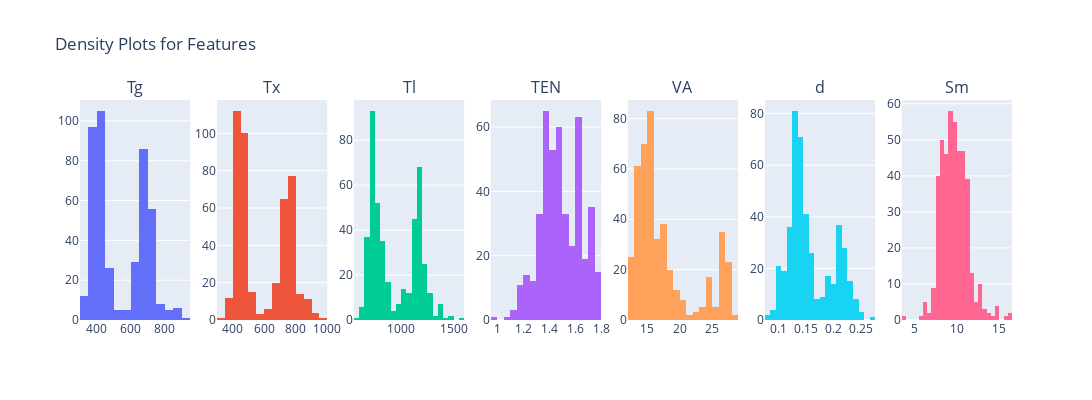

The notebook cell this image was saved under:
### Code cell
import plotly.graph_objects as go
from plotly.subplots import make_subplots

# Create subplots
fig = make_subplots(rows=1, cols=len(features), subplot_titles=features)

# Add traces for each feature
for i, feature in enumerate(features, start=1):
    fig.add_trace(
        go.Histogram(x=df[feature], name=feature),
        row=1, col=i
    )

# Update layout
fig.update_layout(
    title_text="Density Plots for Features",
    showlegend=False,
    height=400,
    width=1200,
)

# Show plot
fig.show()

### Figure 1 — Plotly figure (JSON) as saved in the notebook; plotly's stock layout.template omitted (floating-point values rounded to 4 significant figures; data arrays with more than 128 entries replaced by an {"elided": "..."} marker saying what was removed)
{"data": [{"name": "Tg", "type": "histogram", "x": {"elided": "441 float values"}, "xaxis": "x", "yaxis": "y"}, {"name": "Tx", "type": "histogram", "x": {"elided": "441 float values"}, "xaxis": "x2", "yaxis": "y2"}, {"name": "Tl", "type": "histogram", "x": {"elided": "441 float values"}, "xaxis": "x3", "yaxis": "y3"}, {"name": "TEN", "type": "histogram", "x": {"elided": "441 float values"}, "xaxis": "x4", "yaxis": "y4"}, {"name": "VA", "type": "histogram", "x": {"elided": "441 float values"}, "xaxis": "x5", "yaxis": "y5"}, {"name": "d", "type": "histogram", "x": {"elided": "441 float values"}, "xaxis": "x6", "yaxis": "y6"}, {"name": "Sm", "type": "histogram", "x": {"elided": "441 float values"}, "xaxis": "x7", "yaxis": "y7"}], "layout": {"annotations": [{"font": {"size": 16}, "showarrow": false, "text": "Tg", "x": 0.05918, "xanchor": "center", "xref": "paper", "y": 1, "yanchor": "bottom", "yref": "paper"}, {"font": {"size": 16}, "showarrow": false, "text": "Tx", "x": 0.2061, "xanchor": "center", "xref": "paper", "y": 1, "yanchor": "bottom", "yref": "paper"}, {"font": {"size": 16}, "showarrow": false, "text": "Tl", "x": 0.3531, "xanchor": "center", "xref": "paper", "y": 1, "yanchor": "bottom", "yref": "paper"}, {"font": {"size": 16}, "showarrow": false, "text": "TEN", "x": 0.5, "xanchor": "center", "xref": "paper", "y": 1, "yanchor": "bottom", "yref": "paper"}, {"font": {"size": 16}, "showarrow": false, "text": "VA", "x": 0.6469, "xanchor": "center", "xref": "paper", "y": 1, "yanchor": "bottom", "yref": "paper"}, {"font": {"size": 16}, "showarrow": false, "text": "d", "x": 0.7939, "xanchor": "center", "xref": "paper", "y": 1, "yanchor": "bottom", "yref": "paper"}, {"font": {"size": 16}, "showarrow": false, "text": "Sm", "x": 0.9408, "xanchor": "center", "xref": "paper", "y": 1, "yanchor": "bottom", "yref": "paper"}], "height": 400, "showlegend": false, "title": {"text": "Density Plots for Features"}, "width": 1200, "xaxis": {"anchor": "y", "domain": [0, 0.1184]}, "xaxis2": {"anchor": "y2", "domain": [0.1469, 0.2653]}, "xaxis3": {"anchor": "y3", "domain": [0.2939, 0.4122]}, "xaxis4": {"anchor": "y4", "domain": [0.4408, 0.5592]}, "xaxis5": {"anchor": "y5", "domain": [0.5878, 0.7061]}, "xaxis6": {"anchor": "y6", "domain": [0.7347, 0.8531]}, "xaxis7": {"anchor": "y7", "domain": [0.8816, 1.0]}, "yaxis": {"anchor": "x", "domain": [0, 1]}, "yaxis2": {"anchor": "x2", "domain": [0, 1]}, "yaxis3": {"anchor": "x3", "domain": [0, 1]}, "yaxis4": {"anchor": "x4", "domain": [0, 1]}, "yaxis5": {"anchor": "x5", "domain": [0, 1]}, "yaxis6": {"anchor": "x6", "domain": [0, 1]}, "yaxis7": {"anchor": "x7", "domain": [0, 1]}}}
